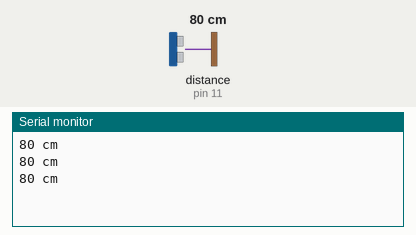
The sketch below on a simulated Arduino Uno, built with avr-gcc and run on an emulated ATmega328P. On the bench: the last lines printed to the serial monitor. Wiring (inferred from the names in the program): ultrasonic range finder: trigger pin 12; echo pin 11. Inputs (shaded band) come from the test bench; at power-on: distance to the obstacle (sensor on pin 11) 80 cm. The echo pulse lasts 58.3 µs per cm.

Above: at 1.3 s.
1.4 s: distance to the obstacle (sensor on pin 11) set to 2 cm
At 1.9 s:
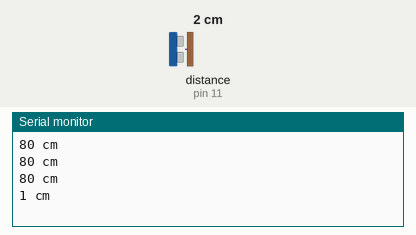
2.9 s: distance to the obstacle (sensor on pin 11) set to 4 cm
At 3.4 s:
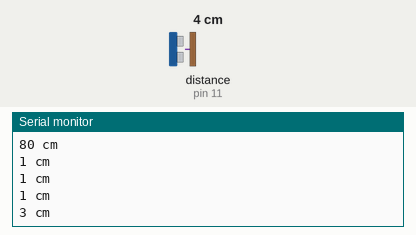
Timing chart, 0 to 5.9 s (numbered marks = the images above; inputs shaded):
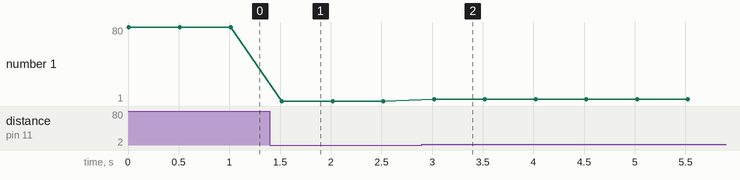

Measured:
- after the input at 1.4 s, the serial monitor: prints a new line after 0.12 s (image 1)
- after the input at 2.9 s, the serial monitor: prints a new line after 0.12 s (image 2)
- plotted number 1: 80 → 1 after the input at 1.4 s, 1 → 3 after the input at 2.9 s

The sketch:

HC-SR04.ino
```cpp
#define trigPin 12
#define echoPin 11

void setup() {
  Serial.begin (9600);
  pinMode(trigPin, OUTPUT); //Pin, do którego podłączymy trig jako wyjście
  pinMode(echoPin, INPUT); //a echo, jako wejście
}

void loop() {
  Serial.print(zmierzOdleglosc());
  Serial.println(" cm");

  delay(500);
}

int zmierzOdleglosc() {
  long czas, dystans;

  digitalWrite(trigPin, LOW);
  delayMicroseconds(2);
  digitalWrite(trigPin, HIGH);
  delayMicroseconds(10);
  digitalWrite(trigPin, LOW);

  czas = pulseIn(echoPin, HIGH);
  dystans = czas / 58;

  return dystans;
}
```
